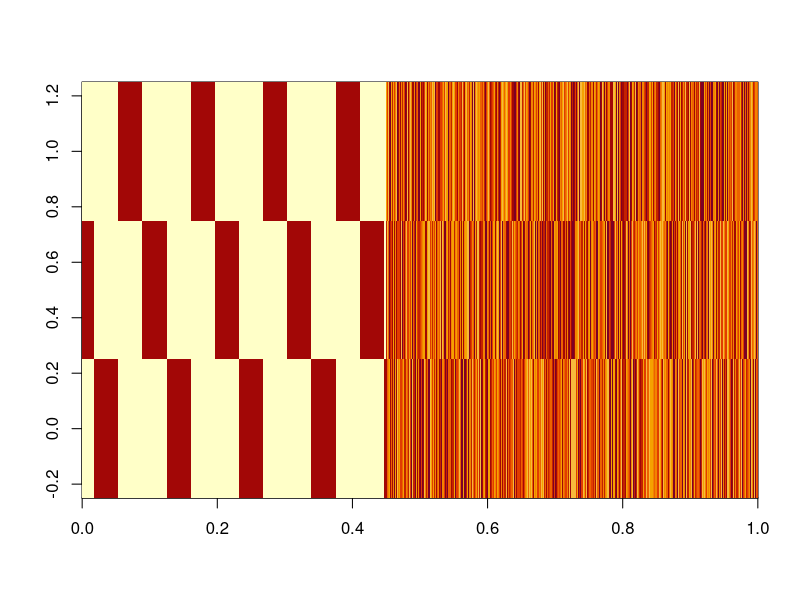
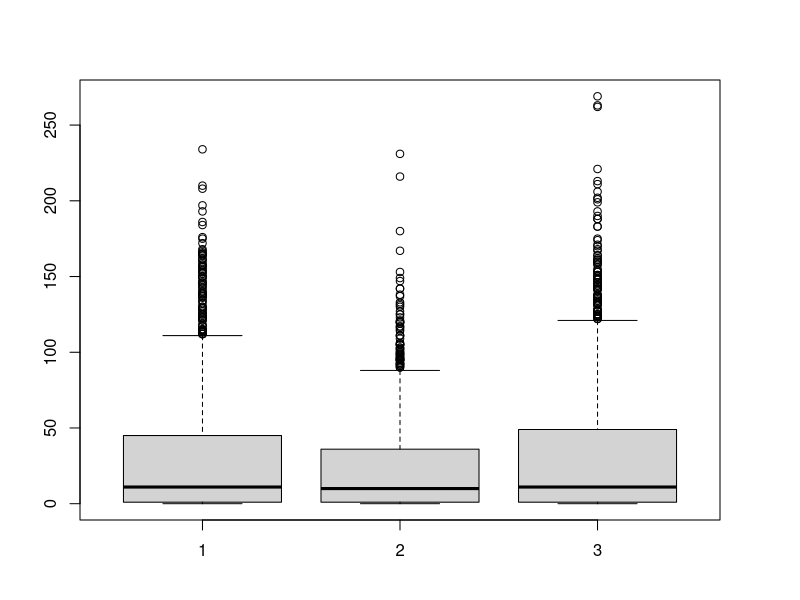
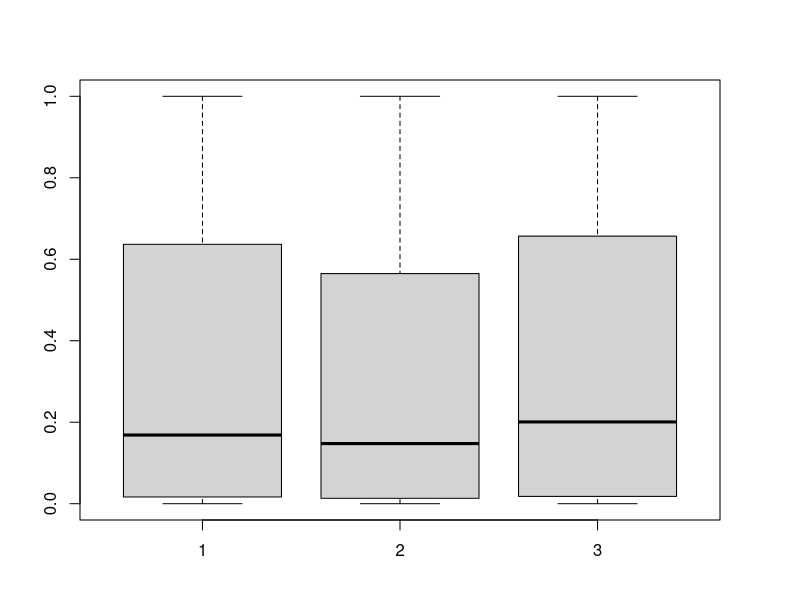
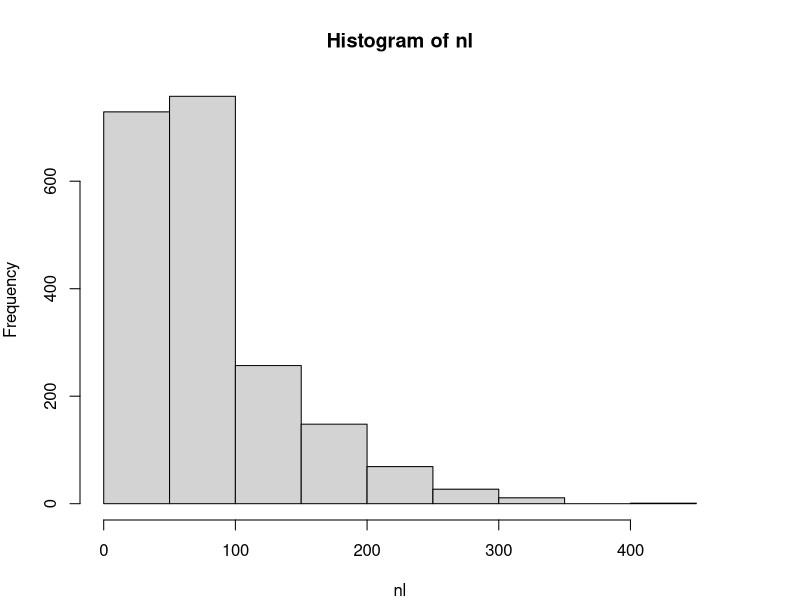
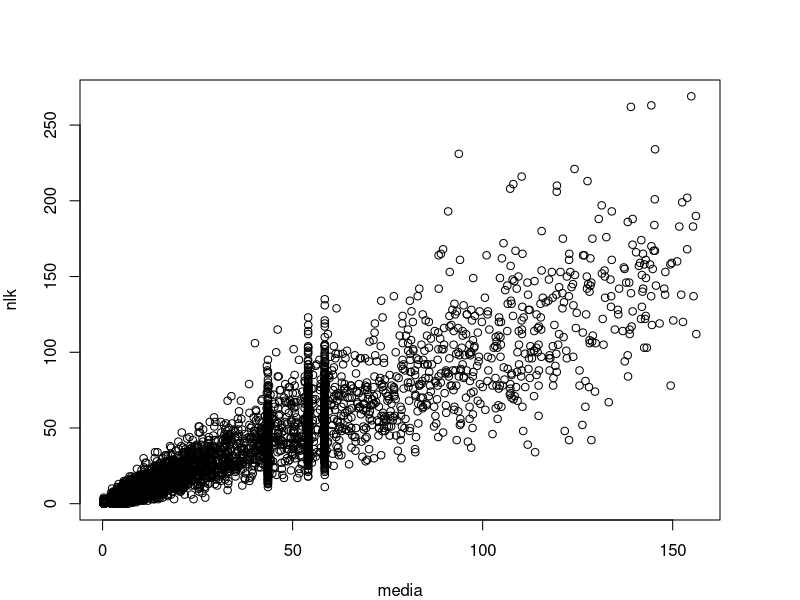
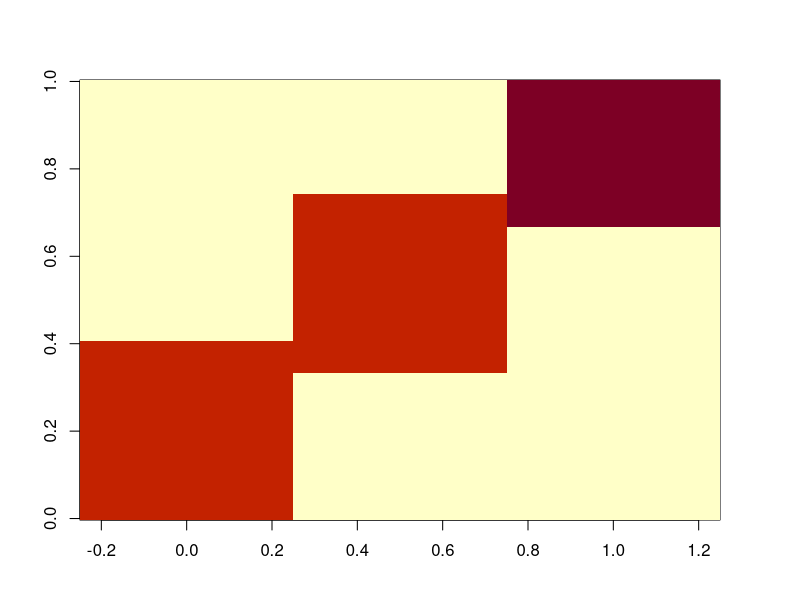
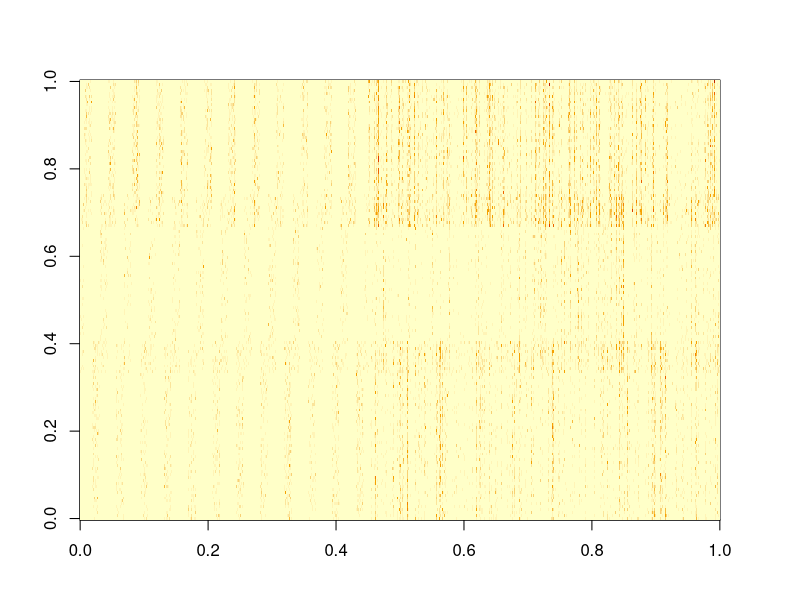
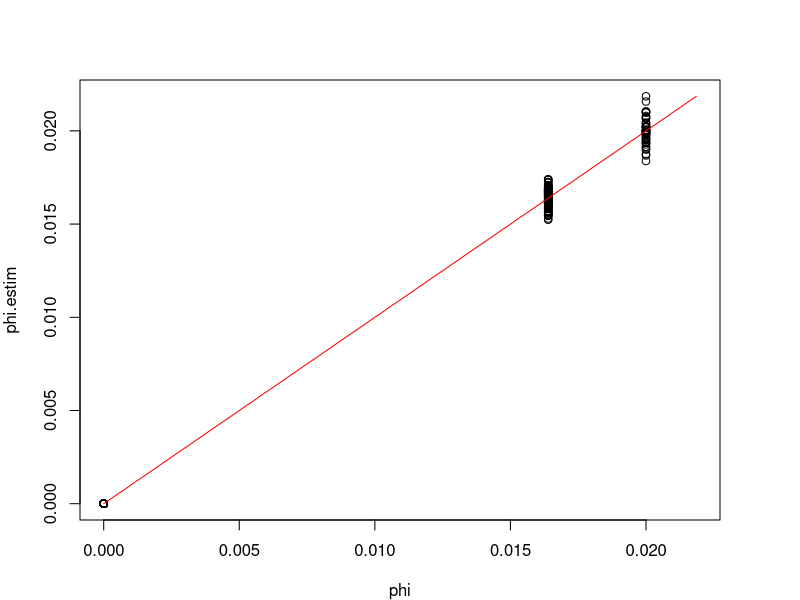

These figures' R source, in order: (Note: this script raises an error after producing the figures.)
rm(list=ls(all=TRUE))
library(MCMCpack)
set.seed(139)

nloc=2000
nspp=150
ncommun=3

#design matrix
xmat=matrix(runif(nloc*ncommun,min=-1,max=3),nloc,ncommun)

#pure sites
tmp=matrix(-3,ncommun,ncommun)
diag(tmp)=2
num1=floor(nloc/ncommun)
for (i in 1:300){
  seq1=(ncommun*(i-1)+1):(ncommun*i)
  xmat[seq1,]=tmp
}
image(xmat)
xmat=cbind(1,xmat)

#parameters
b0=log(runif(ncommun,min=5,max=8))
betas.true=betas=rbind(b0,diag(1,ncommun))

#get means
media.true=media=exp(xmat%*%betas); range(media)
head(media)

#generate N_lk
par(mfrow=c(1,1),mar=rep(4,4))
nlk=matrix(NA,nloc,ncommun)
NBN=10 #when this is large, we get into areas with relatively flat loglikel, giving trouble to the slice sampler
for (i in 1:ncommun){
  nlk[,i]=rnbinom(nloc,mu=media[,i],size=NBN)
}
nlk.true=nlk; boxplot(nlk)
soma=apply(nlk,1,sum); sum(soma==0)
theta.true=theta=nlk/soma; apply(theta,1,sum); 
boxplot(theta); apply(theta,2,range); apply(theta>0.95,2,mean)
nl=apply(nlk,1,sum)
hist(nl)
sum(nl)

plot(media,nlk)

#generate phi:
#- assume that each species is strongly present in a single group
#- Avoid very rare species (species that are almost never present)
tmp=matrix(0,ncommun,nspp)
base=nspp/ncommun
margin1=floor(base*0.2)
seq1=c(seq(from=1,to=nspp,by=base),nspp-margin1)
for (i in 1:(length(seq1)-1)){ #add some zeroes
  seq2=seq1[i]:(seq1[i+1]+margin1)
  tmp[i,seq2]=1
}
phi=tmp/matrix(rowSums(tmp),ncommun,nspp) #re-scale to make sure it sums to 1
phi.true=phi
# round(phi[,1:20],2)
# table(round(phi,2))

unique(rowSums(phi))
phi.true=phi
image(phi)

#generate actual observations y
array.lsk=array(0,dim=c(nloc,nspp,ncommun))
for (i in 1:nloc){
  for (k in 1:ncommun){
    array.lsk[i,,k]=rmultinom(1,size=nlk[i,k],prob=phi[k,])
  }
}
array.lsk.true=array.lsk
y=apply(array.lsk,c(1,2),sum)
nks=t(apply(array.lsk,c(2,3),sum))
image(y)
phi.estim=nks/rowSums(nks)
rango=range(c(phi,phi.estim))
plot(phi,phi.estim,ylim=rango,xlim=rango)
lines(rango,rango,col='red')

#checking if it makes sense
plot(apply(array.lsk,c(1,3),sum),nlk)
lines(c(0,1000),c(0,1000))

#look at stuff to make sure it makes sense
phi.estim=nks/matrix(rowSums(nks),ncommun,nspp)
plot(phi.true,phi.estim)
nks.true=nks

#export results
setwd('U:\\GIT_models\\git_LDA_MS')
nome='fake data.csv'
colnames(y)=paste('spp',1:nspp,sep='')
rownames(y)=paste('loc',1:nloc,sep='')
write.csv(y,nome,row.names=F)    

nome='fake data xmat.csv'
write.csv(xmat,nome,row.names=F)    
